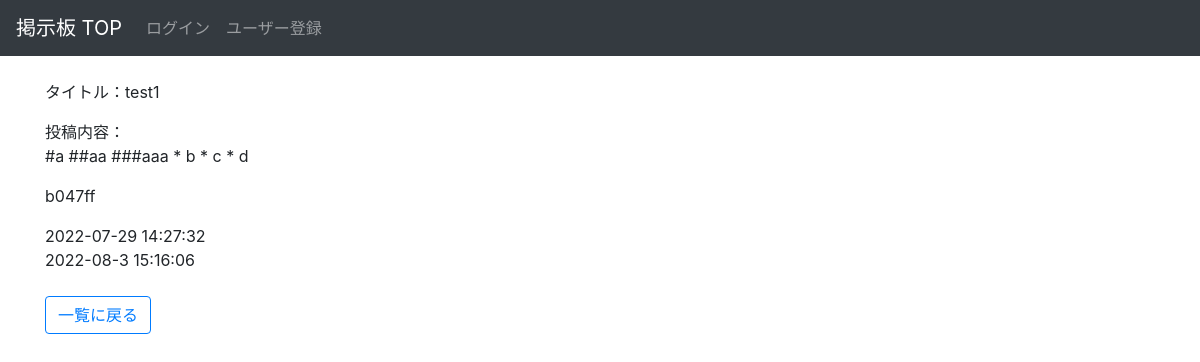
/bbs/2/, run on an earlier commit of the app's database.
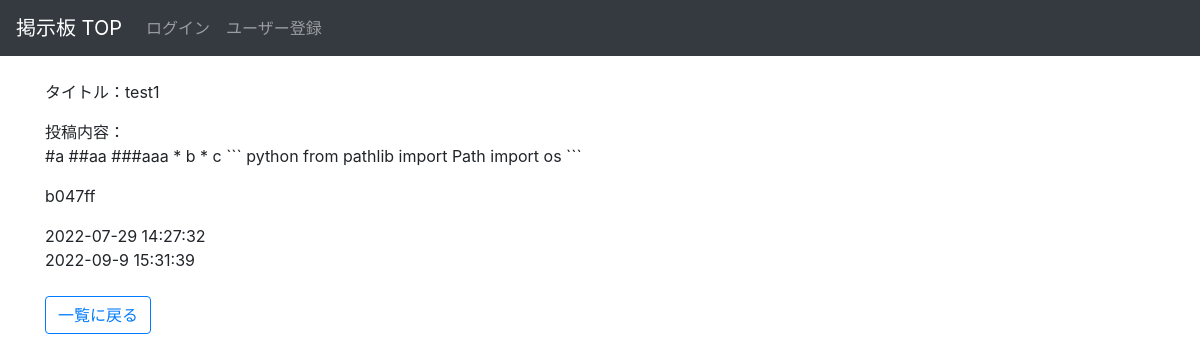
And on a later commit of the database.
### bbs/models.py (models this page shows, shortened)
class Article(models.Model):
    title = models.CharField(max_length = 200)
    content = MDTextField(max_length=1000) # 変更
    author = models.ForeignKey(
        'auth.User',
        on_delete = models.CASCADE,
    )
    created_at = models.DateTimeField(auto_now_add=True)
    updated_at = models.DateTimeField(auto_now=True)

### bbs/views.py (the view)
# urls.py: path('<int:pk>/', views.DetailView.as_view(), name='detail'),
class DetailView(generic.DetailView):
    model = Article

### bbs/templates/bbs/article_detail.html (shortened to what this page needs)
{% extends 'layout.html' %}
{% block content %}
<div>
    <p>タイトル：{{ article.title }}</p>
    <p>投稿内容：<br>{{ article.content }}</p>
    <p>{{ article.author }}</p>
    <p>{{ article.created_at|date:"Y-m-j H:i:s" }}<br>
    {{ article.updated_at|date:"Y-m-j H:i:s" }}</p>
</div>
<div class='mt-4'>
    <a href='{% url "bbs:index" %}' class='btn btn-outline-primary'>一覧に戻る</a>
</div>
{% endblock %}

What changed in the data, as far as the page shows it:
changed Article "test1": content "#a ##aa ###aaa * b * c * d" → "#a ##aa ###aaa * b * c ``` python from pathlib import Path import os ```"; updated_at "2022-08-3 15:16:06" → "2022-09-9 15:31:39"
